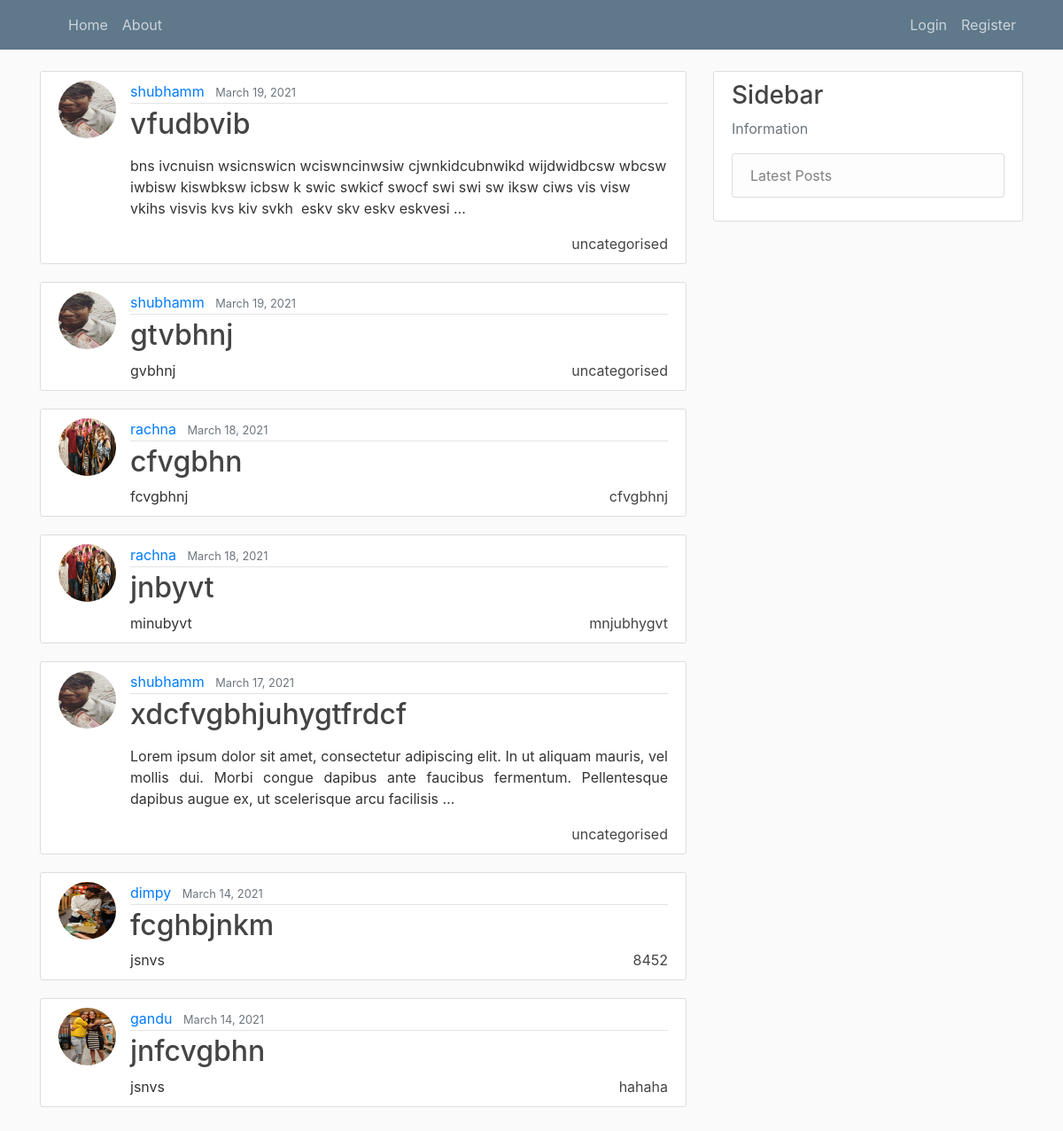
The page / on the database its author committed.
### blog/models.py (models this page shows, shortened)
class Post(models.Model):
    title = models.CharField(max_length=100)
    content = CKEditor5Field(blank=True, null=True, config_name='extends')
    date_posted = models.DateTimeField(default=timezone.now)
    author = models.ForeignKey(User, on_delete=models.CASCADE)
    snippet = models.CharField(blank=True, max_length=100)
    category = models.CharField(max_length=100, default='uncategorised')
    likes = models.ManyToManyField(User, related_name='blogpost_like')

### users/models.py (models this page shows, shortened)
class Profile(models.Model):
    user = models.OneToOneField(User, unique=True, on_delete=models.CASCADE)
    bio = models.TextField(null=True, blank=True)
    image = models.ImageField(upload_to='profile_pics/')
    instagram_url = models.CharField(null=True, blank=True, max_length=255)

### blog/views.py (the view)
# urls.py: path('', HomeView.as_view(), name='blog-home'),
class HomeView(ListView):
    model = Post
    template_name = 'blog/home.html'
    ordering = ['-date_posted']

### blog/templates/blog/home.html (shortened to what this page needs)
{% extends "blog/base.html" %}
{%load static%}
{% block content %}
{% for post in object_list%}
<article class="media content-section">
    {%if post.author.profile.image.url%}
    <img class="rounded-circle article-img" src="{{post.author.profile.image.url}}" alt="oopsie">
    {%else%}
    <img class="rounded-circle article-img" src="{% static 'blog/images/not-found.png' %}" alt="oopsie">
    {% endif %}
    <div class="media-body">
        <div class="article-metadata">
            {%if post.author.profile.id%}
            <a class="mr-2" href="{%url 'others-profile' post.author.profile.id %}">{{ post.author }}</a>
            {%endif%}
            <small class="text-muted">{{ post.date_posted|date:"F d, Y" }}</small>
        </div>
        <h2><a class="article-title" href="{%url 'article-detailer' post.pk%}">{{ post.title }}</a></h2>
        {%if post.snippet%}
        {{post.snippet}}
        {%else%}
        <p class="article-content">{{ post.content|truncatewords:30 |safe }}</p>
        {%endif%}
        <a class="article-title" style="float: right"
            href="{%url 'category-post' post.category|slugify %}">{{post.category}}</a>
    </div>
</article>
{% endfor %}
<br>
<br>
{% endblock content %}

### static/blog/main.css (style rules this page uses)
body { background: #fafafa; color: #333333; margin-top: 5rem; }
h1, h2, h3, h4, h5, h6 { color: #444444; }
.content-section { background: #ffffff; padding: 10px 20px; margin-right:0px; border: 1px solid #dddddd; border-radius: 3px; margin-bottom: 20px; }
.article-title { color: #444444; }
.article-content { white-space: pre-line; }
.article-img { height: 65px; width: 65px; margin-right: 16px; }
.article-metadata { padding-bottom: 1px; margin-bottom: 4px; border-bottom: 1px solid #e3e3e3 }

### rows shown on the page
Post: author.profile.image (picture), author "shubhamm", date_posted "March 19, 2021", title "vfudbvib", content "bns ivcnuisn wsicnswicn wciswncinwsiw cjwnkidcubnwikd wijdwidbcsw wbcsw iwbisw kiswbksw icbsw k swic swkicf swocf swi swi sw iksw ciws vis visw vkihs visvis kvs kiv svkh eskv skv eskv eskvesi …", category "uncategorised"
Post: author.profile.image (picture), author "shubhamm", date_posted "March 19, 2021", title "gtvbhnj", snippet "gvbhnj", category "uncategorised"
Post: author.profile.image (picture), author "rachna", date_posted "March 18, 2021", title "cfvgbhn", snippet "fcvgbhnj", category "cfvgbhnj"
Post: author.profile.image (picture), author "rachna", date_posted "March 18, 2021", title "jnbyvt", snippet "minubyvt", category "mnjubhygvt"
Post: author.profile.image (picture), author "shubhamm", date_posted "March 17, 2021", title "xdcfvgbhjuhygtfrdcf", content "Lorem ipsum dolor sit amet, consectetur adipiscing elit. In ut aliquam mauris, vel mollis dui. Morbi congue dapibus ante faucibus fermentum. Pellentesque dapibus augue ex, ut scelerisque arcu facilisis …", category "uncategorised"
Post: author.profile.image (picture), author "dimpy", date_posted "March 14, 2021", title "fcghbjnkm", snippet "jsnvs", category "8452"
Post: author.profile.image (picture), author "gandu", date_posted "March 14, 2021", title "jnfcvgbhn", snippet "jsnvs", category "hahaha"
